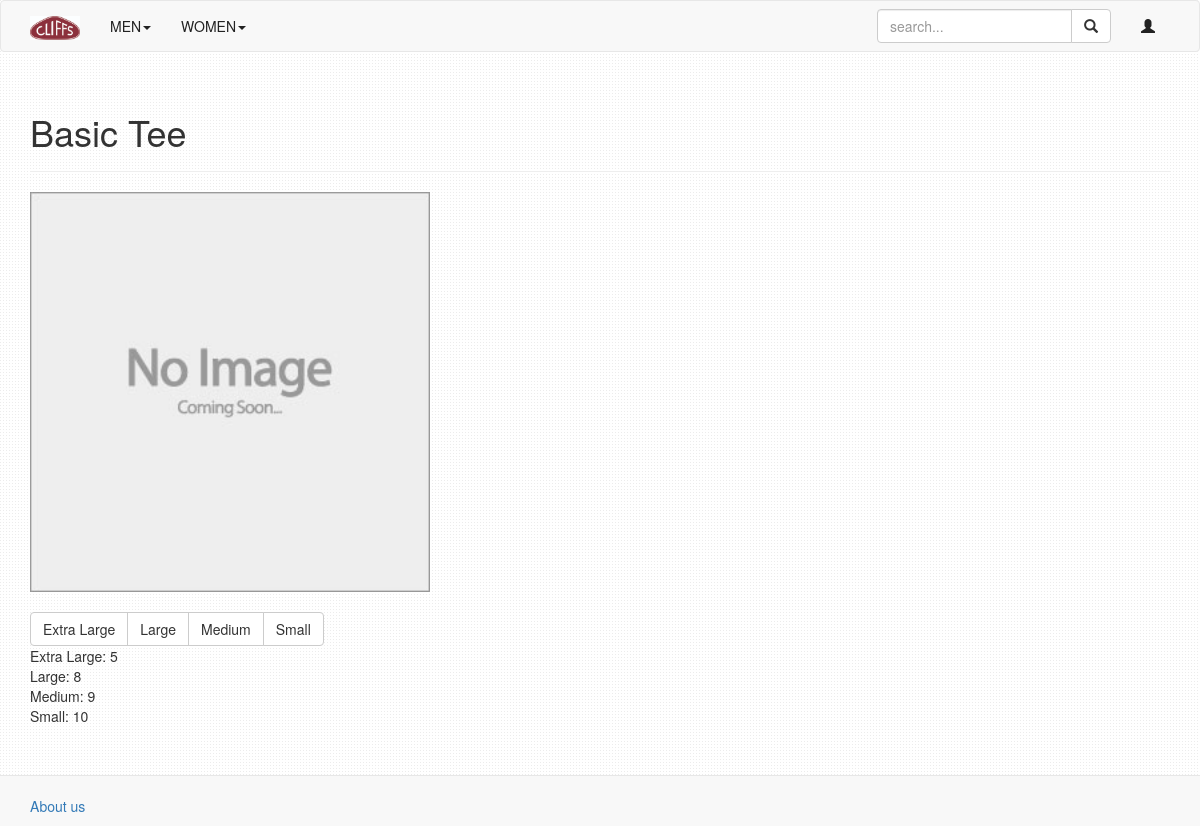
Screenshot of /3/ with the database file from the repository.
### catalog/models.py (models this page shows, shortened)
class Product(models.Model):
    category = models.ForeignKey(Category, on_delete=models.CASCADE)
    name = models.CharField(max_length=30)
    price = models.DecimalField(max_digits=6, decimal_places=2, default=0.00)
    image = models.CharField(max_length=1000, default="/static/catalog/images/Placeholder.jpg")
    stockXL = models.IntegerField(default=0)
    stockL = models.IntegerField(default=0)
    stockM = models.IntegerField(default=0)
    stockS = models.IntegerField(default=0)

### catalog/views.py (the view)
# urls.py: url(r'^(?P<p_id>[0-9]+)/$', views.product, name='prod'),
def product(request, p_id):
    try:
        product = Product.objects.get(id=p_id)
    except Product.DoesNotExist:
        raise Http404("Product is not in our system!")
    context = {'product': product}
    context.update(cat_context)
    return render(request, 'catalog/product_info.html', context)

### catalog/templates/catalog/product_info.html (shortened to what this page needs)
{% extends 'catalog/base.html'%}
{% block body %}
    <div class="container">
        <div class="page-header">
            <h1>{{product.name}}</h1>
        </div>
        <img src={{product.image}} style="width: 400px; height: 400px;">
        <br><br>
        <div class="btn-group" role="group" aria-label="...">
            <button type="button" class="btn btn-default">Extra Large</button>
            <button type="button" class="btn btn-default">Large</button>
            <button type="button" class="btn btn-default">Medium</button>
            <button type="button" class="btn btn-default">Small</button>
        </div>
        <br>
        Extra Large: {{product.stockXL}}<br>
        Large: {{product.stockL}}<br>
        Medium: {{product.stockM}}<br>
        Small: {{product.stockS}}<br>
    </div>
{% endblock %}

### catalog/static/catalog/style.css (style rules this page uses)
img { max-width: 100%; height: auto; width: auto; }
body { background-image: url('/static/catalog/images/subtle_dots.png'); background-repeat: repeat-y repeat-x; padding-bottom: 100px; }

### rows the page displays
Product: name "Basic Tee", image (placeholder picture), stockXL "5", stockL "8", stockM "9", stockS "10"
